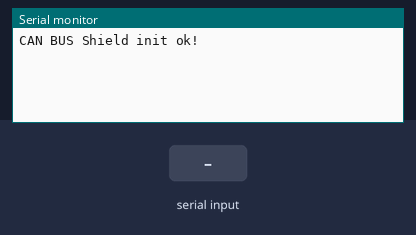
Simulated run of this sketch. Board: Arduino Uno, built with avr-gcc and run on an emulated ATmega328P. On the bench: the last lines printed to the serial monitor. Inputs (shaded band) come from the test bench.

Above: at 1.2 s.
1.3 s: "1" received over Serial
At 1.8 s:
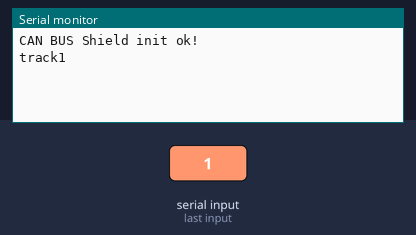
2.8 s: "4" received over Serial
At 4.2 s:
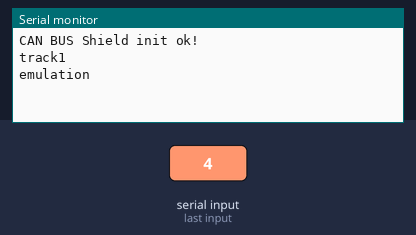

The sketch:

hu_emulation.ino
```cpp
#include <mcp_can.h>
#include <SPI.h>
#include "emulated.h"
#include "canutils.h"

int SPI_CS_PIN = 10;
MCP_CAN CAN(SPI_CS_PIN);
const int HEARTBEAT_SIZE = 1;
boolean startup = false;
boolean track = false;
int rbyte;


CAN_COMMAND heartbeat[HEARTBEAT_SIZE] = {
  //{1312,8,0,1000,{1,0,0,0,0,0,0,0}},
  //{305,6,0,100,{1,16,0,0,0,32}},
  //{485,7,0,500,{63,63,63,63,72,0,3}},
  //{741,4,0,1000,{0,0,0,0}},
  //{997,6,0,1000,{0,0,0,0,0,0}},
  {357,4,0,100,{200,192,32,32}},
  //{805,3,0,500,{0,11,0}},
  //{869,5,0,500,{20,50,43,0,0}},
};


CAN_COMMAND track_name[7] = {
//{0x325,3,0,0,{0,11,0}},
//{0x365,5,0,0,{10,255,255,1,0}},
  {164, 8, 0, 0,{16,  44,  32,  0, 136,  8,  32,  32}},
//{0x9F,3,0,0,{48,0,10}},
  {164, 8, 0, 0,{33,  80, 48, 119, 110, 100, 32, 32}},
  {164, 8, 0, 0,{34,  66, 89, 32, 32, 85, 78, 72}},
  {164, 8, 0, 0,{35,  65, 67, 75, 32, 77,  97,  110}},
  {164, 8, 0, 0,{36,  117, 32,  67,  104, 97,  111, 32}},
  {164, 8, 0, 0,{37,  45,  32,  82,  117, 109, 98,  97}},
  {164, 4, 0, 0,{38,  32,  68,  101}},
};

CAN_COMMAND track_name2[9] = {
  {0x325,3,0,0,{0,11,0}},
  {0x365,5,0,0,{10,255,255,1,0}},
  {164, 8, 0, 0,{16,  44,  32,  0, 136,  19,  32,  32}},
//{0x9F,3,0,0,{48,0,10}},
  {164, 8, 0, 0,{33,  81, 49, 120, 111, 101, 32, 32}},
  {164, 8, 0, 0,{34,  67, 90, 32, 32, 86, 79, 73}},
  {164, 8, 0, 0,{35,  65, 67, 75, 32, 77,  97,  110}},
  {164, 8, 0, 0,{36,  117, 32,  67,  105, 98,  112, 32}},
  {164, 8, 0, 0,{37,  46,  32,  83,  118, 110, 98,  97}},
  {164, 4, 0, 0,{38,  32,  68,  101}},
};


CAN_COMMAND track_name3[7] = {
  {123, 8, 0, 0,{16,  43,  20,  79, 0,  19,  32,  32}},
  {123, 8, 0, 0,{33,  81, 49, 120, 111, 101, 32, 32}},
  {123, 8, 0, 0,{34,  67, 90, 32, 32, 86, 79, 73}},
  {123, 8, 0, 0,{35,  65, 67, 75, 32, 77,  97,  110}},
  {123, 8, 0, 0,{36,  117, 32,  67,  105, 98,  112, 32}},
  {123, 8, 0, 0,{37,  46,  32,  83,  118, 110, 98,  97}},
  {123, 3, 0, 0,{38,  0,  0}},
};

unsigned char cd_time[6] = {1, 255, 255, 2, 0,  0};


int sec = 0;


void sendCmd(CAN_COMMAND cmd) {
  int b_count = cmd.bytes;
  byte * buffer = new byte[b_count];
  //copy useful bytes from command to buffer to send it in CAN
  for (int i = 0; i< b_count; i++) {
    buffer[i] = cmd.payload[i];
  }
  CAN.sendMsgBuf(cmd.address, 0, b_count,buffer);
  delete[] buffer;
}


void dispatcher() {
  for (int i = 0; i< HEARTBEAT_SIZE; i++) {
    if ( ((int)millis() - heartbeat[i].delayTime - heartbeat[i].putInTime) >= 0) {
      sendCmd(heartbeat[i]);
      heartbeat[i].putInTime = millis();
    }
  }
}

void batch_send(CAN_COMMAND * cmds, int len) {
  for (int i = 0; i< len; i++) {
    sendCmd(cmds[i]);
    delay(10);
  }
}


void setup()
{
  Serial.begin(115200);

  while (CAN_OK != CAN.begin(CAN_125KBPS))
  {
    Serial.println("CAN BUS Shield init fail");
    Serial.println(" Init CAN BUS Shield again");
  }
  Serial.println("CAN BUS Shield init ok!");
}

unsigned char stmp[8] = {0, 1, 2, 3, 4, 5, 6, 7};

void loop()
{
  dispatcher();
  if (sec == 60) {
    sec = 0;
  }

  if (millis()%1000 == 0) {
    sec++;
    cd_time[4] = char(sec);
    //Serial.println(sec);
    //CAN.sendMsgBuf(933, 0, 6, cd_time);
  }

  if (Serial.available()) {
    rbyte = Serial.read();

    if (rbyte == 49) {
      Serial.println("track1");
      batch_send(track_name,10);
    }
    if (rbyte == 50) {
      Serial.println("track2");
      batch_send(track_name2,10);
    }
    if (rbyte == 51) {
      Serial.println("track3");
      batch_send(track_name3,7);
    }
    if (rbyte == 52) {
      Serial.println("emulation");
      emulated();
    }
  }
}
```

canutils.h
```cpp
#ifndef CANUTILS_H
#define CANUTILS_H
#include <Arduino.h>

struct CAN_COMMAND {
  short address;
  short bytes;
  int putInTime;
  int delayTime;
  short payload[8];
};

void sendCmd(CAN_COMMAND cmd);
#endif
```

emulated.h
```cpp
#ifndef EMULATED_H
#define EMULATED_H
void emulated();
#endif
```

Source omitted: emulated.cpp (data table, 910 bytes)

Measured:
- after the input at 1.3 s, the serial monitor: prints a new line at once (image 1)
- after the input at 2.8 s, the serial monitor: prints a new line at once (image 2)
